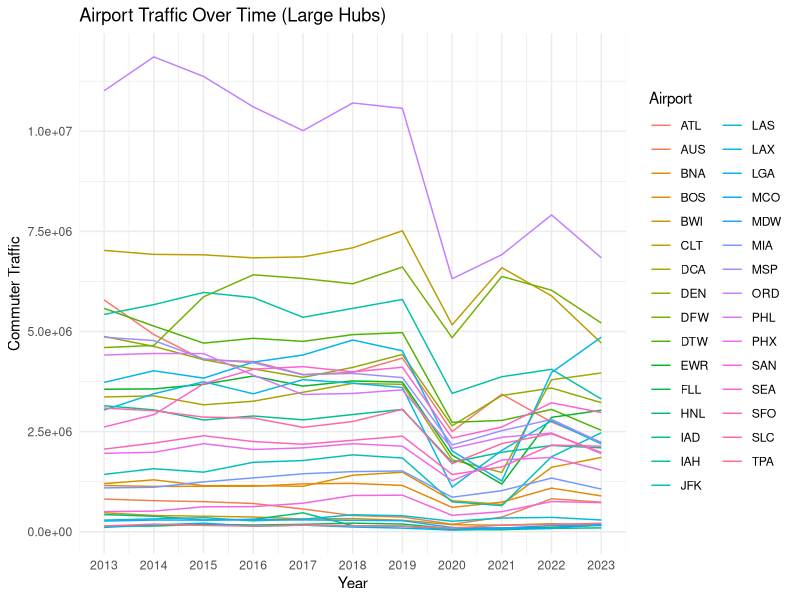
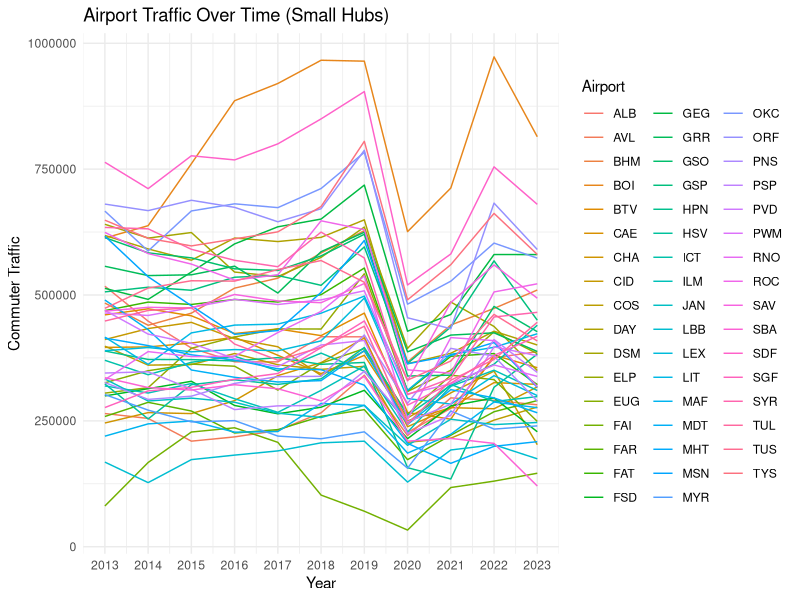
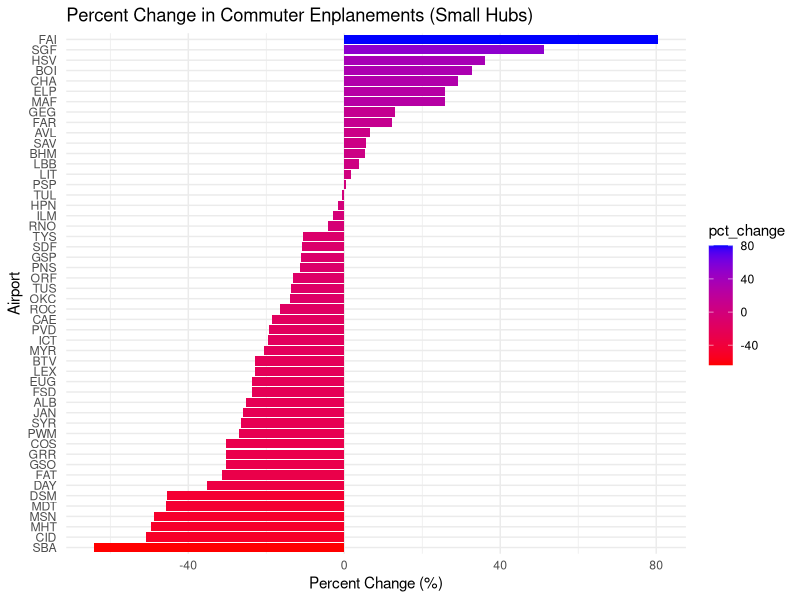
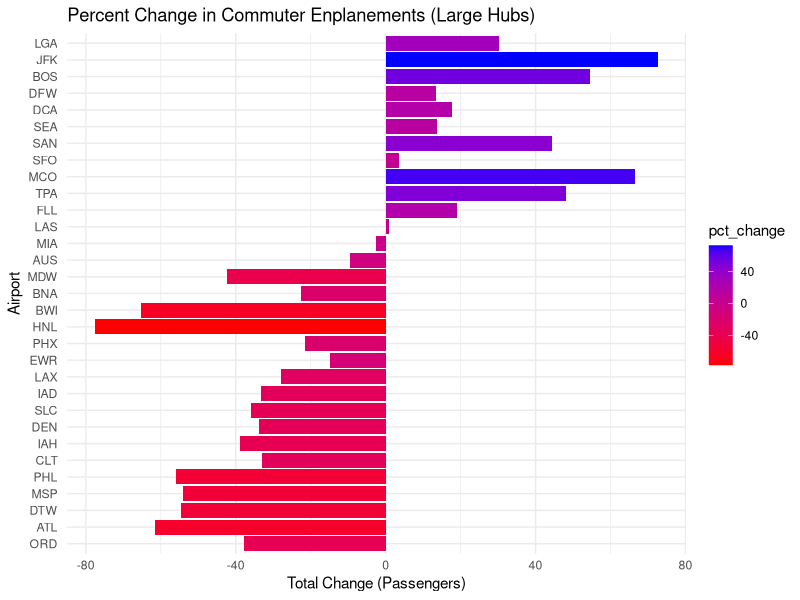

Recreate these plots in R, in order.
## ---- chunk 1
knitr::opts_chunk$set(echo = TRUE)

library(tidyverse)
library(dplyr)
library(ggplot2)
## ---- chunk 2
dat_large <- read.delim("TAFDetailed.txt", sep="\t", header=TRUE)
dat_small <- read.delim("TAFDetailed_small.txt", sep="\t", header=TRUE)
## ---- chunk 3

hub_large <- dat_large %>%
    filter(SYSYEAR == 2013,  COMMUTER > 100000)

hub_small <- dat_small %>%
  filter(SYSYEAR == 2023, COMMUTER > 100000)

large_change <- dat_large[dat_large$LOC_ID %in% hub_large$LOC_ID, ]
small_change <- dat_small[dat_small$LOC_ID %in% hub_small$LOC_ID, ]

ggplot(large_change, aes(x=SYSYEAR, y=COMMUTER, color=LOC_ID)) +
  geom_line() +
  theme_minimal() +
  labs(title="Airport Traffic Over Time (Large Hubs)",
       x="Year",
       y="Commuter Traffic",
       color="Airport") +
  scale_x_continuous(breaks=2013:2023)

ggplot(small_change, aes(x=SYSYEAR, y=COMMUTER, color=LOC_ID)) +
  geom_line() +
  theme_minimal() +
  labs(title="Airport Traffic Over Time (Small Hubs)",
       x="Year",
       y="Commuter Traffic",
       color="Airport") +
  scale_x_continuous(breaks=2013:2023)
## ---- chunk 4
#planning to chart hubs with the largest percentage change from 2013 to 2023 to determine winners & losers 
large_change <- large_change %>%
  group_by(LOC_ID) %>%
  summarise(
    start_value = first(COMMUTER),
    end_value = last(COMMUTER),
    tot_change = end_value - start_value,
    pct_change = ((end_value - start_value) / start_value) * 100
  )

small_change <- small_change %>%
  group_by(LOC_ID) %>%
  summarise(
    start_value = first(COMMUTER),
    end_value = last(COMMUTER),
    tot_change = end_value - start_value,
    pct_change = ((end_value - start_value) / start_value) * 100
  )

# Horizontal Bar Chart - Percentage Change - Small Hubs
ggplot(small_change, aes(x = reorder(LOC_ID, pct_change), y = pct_change, fill = pct_change)) +
  geom_col() +
  coord_flip() +  
  labs(title = "Percent Change in Commuter Enplanements (Small Hubs)",
       x = "Airport",
       y = "Percent Change (%)") +
  scale_fill_gradient(low = "red", high = "blue") +
  theme_minimal()

# Horizontal Bar Chart - Percent Change - Large Hubs
ggplot(large_change, aes(x = reorder(LOC_ID, tot_change), y = pct_change, fill = pct_change)) +
  geom_col() +
  coord_flip() +  
  labs(title = "Percent Change in Commuter Enplanements (Large Hubs)",
       x = "Airport",
       y = "Total Change (Passengers)") +
  scale_fill_gradient(low = "red", high = "blue") +
  theme_minimal()

